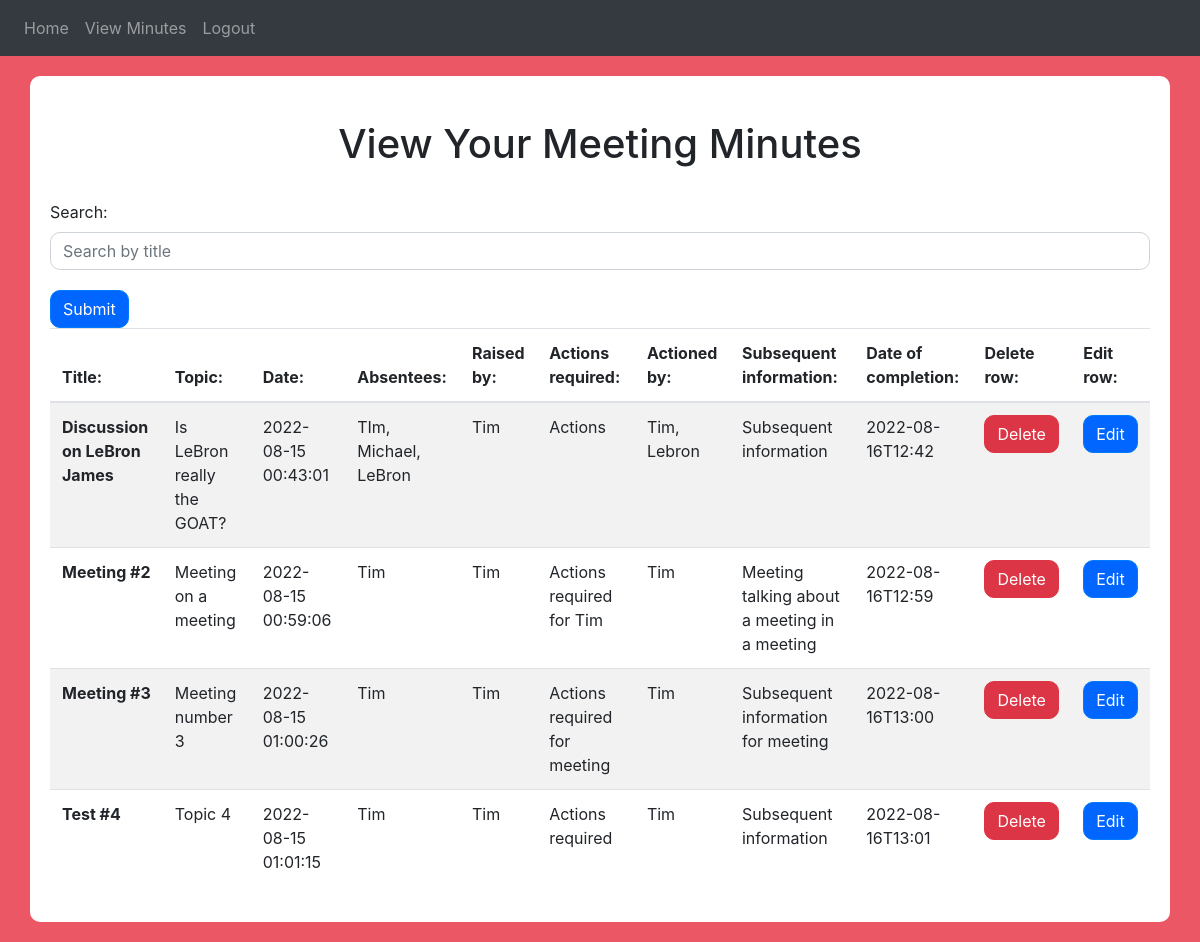
The page /minutes (signed in) on the database as committed earlier.
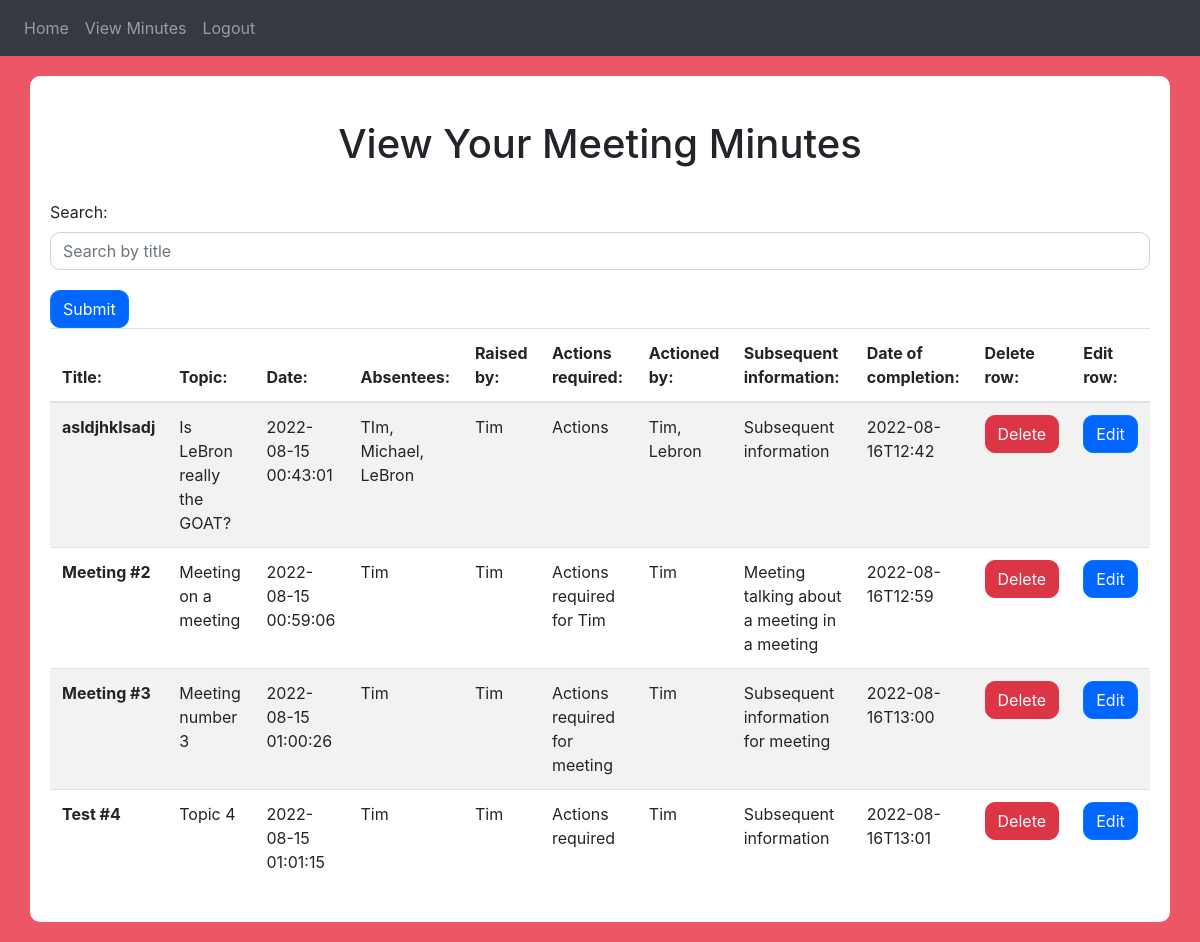
The same page on the database as committed later.
### website/models.py (models this page shows)
class Meeting(db.Model):
    id = db.Column(db.Integer, primary_key=True)
    time = db.Column(db.DateTime(timezone=True), default=func.now())
    title = db.Column(db.String(1000))
    topic = db.Column(db.String(1000))
    attendees = db.Column(db.String(100))
    raised_by = db.Column(db.String(100))
    actions_required = db.Column(db.String(100))
    actioned_by = db.Column(db.String(100))
    subsequent_information = db.Column(db.String(100))
    end_time = db.Column(db.String(100))
    user_id = db.Column(db.Integer, db.ForeignKey("user.id"))

### website/auth.py (the view)
@auth.route("/minutes", methods=["GET", "POST"])
@login_required
def minutes():
    return render_template("minutes.html", user=current_user)

### website/__init__.py (called while the page is built)
def create_app():
    app = Flask(__name__)
    app.config["SECRET_KEY"] = "thisissecret"
    app.config["SQLALCHEMY_DATABASE_URI"] = f"sqlite:///{DB_NAME}"
    db.init_app(app)
    from .views import views
    from .auth import auth
    app.register_blueprint(views, url_prefix="/")
    app.register_blueprint(auth, url_prefix="/")
    from .models import Meeting, User
    create_database(app)
    login_manager = LoginManager()
    login_manager.login_view = "auth.login"
    login_manager.init_app(app)
    @login_manager.user_loader
    def load_user(id):
        return User.query.get(int(id))
    return app

### website/templates/minutes.html (shortened to what this page needs)
{% extends "base.html" %} {% block title %}Minutes{% endblock %}
{% block content%}
<br/>
<h1 align = "center"> View Your Meeting Minutes</h1>
<br/>
  <table class="table table-striped center">
    <thead>
      <tr>
        <th>Title:</th>
        <th>Topic:</th>
        <th>Date:</th>
        <th>Absentees:</th>
        <th>Raised by:</th>
        <th>Actions required:</th>
        <th>Actioned by:</th>
        <th>Subsequent information:</th>
        <th>Date of completion:</th>
        <th>Delete row:</th>
        <th>Edit row:</th>
      </tr>
    </thead>
    <tbody>
      {% for meeting in user.meetings %}
      <tr>
        <th scope="row" id="title" name="title">{{ meeting.title }}</th>
        <td>{{ meeting.topic }}</td>
        <td>{{ meeting.time }}</td>
        <td>{{ meeting.attendees }}</td>
        <td>{{ meeting.raised_by }}</td>
        <td>{{ meeting.actions_required }}</td>
        <td>{{ meeting.actioned_by }}</td>
        <td>{{ meeting.subsequent_information }}</td>
        <td>{{ meeting.end_time }}</td>
        <td>
          <button type="button" class="btn btn-danger" data-toggle="modal" data-target="#deleteModal{{ meeting.id }}">
            Delete
          </button>
      </td>
      <td>
        <button type="button" class="btn btn-primary" data-toggle="modal" data-target="#editModal{{ meeting.id }}">
          Edit
        </button>
      </td>
    </tr>
    {% endfor %}
  </tbody>
  <form action="{{ url_for('views.search-meeting') }}" method="post">
    <div class="form-group">
      <label for="search">Search:</label>
      <input type="text" class="form-control" id="search" name="search" placeholder="Search by title">
    </div>
    <button type="submit" class="btn btn-primary">Submit</button>
</table>
{% endblock %}

Rows that differ between the two databases and show on the page:
changed Meeting "Is LeBron really the GOAT?": title "Discussion on LeBron James" → "asldjhklsadj"
